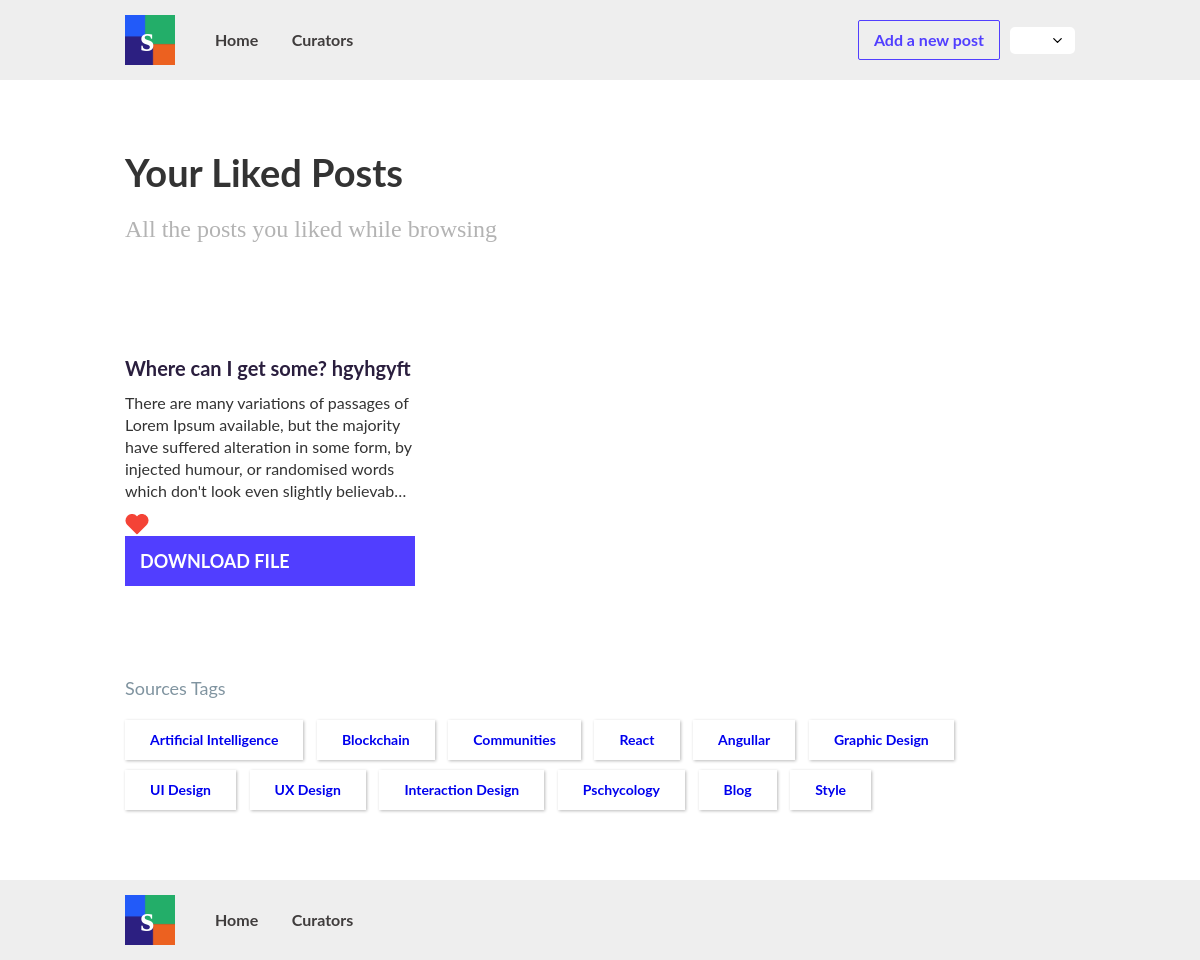
The app's page /liked-post/ (signed in) with its own data.
### skillbook_app/models.py (models this page shows, shortened)
class Post(models.Model):
    category = models.ForeignKey(PostCategory, on_delete=models.CASCADE, related_name='posts')
    title = models.CharField(max_length=100)
    content = models.TextField()
    image = models.ImageField(upload_to='post_pics')
    file = models.FileField(upload_to='post_files')
    source_link = models.URLField(max_length=200)
    date_posted = models.DateTimeField(auto_now_add=True, auto_now=False)
    author = models.ForeignKey(Profile, on_delete=models.CASCADE, related_name='posts')
    liked = models.ManyToManyField(Profile, related_name='liked_posts', blank=True)

class PostCategory(models.Model):
    name = models.CharField(max_length=100)

### users/views.py (the view)
# urls.py: path('liked-post/', ProfileWiseLikedPostView.as_view(), name='liked_post'),
class ProfileWiseLikedPostView(LoginRequiredMixin, ListView):
    model = Post
    context_object_name = 'liked_post_list'
    template_name = 'posts/liked_post.html'
    def get_context_data(self, **kwargs):
        context = super().get_context_data(**kwargs)
        context['category_list'] = PostCategory.objects.all()
        return context
    def get_queryset(self):
        queryset = self.request.user.profile.liked_posts.all()
        return queryset

### templates/posts/liked_post.html (shortened to what this page needs)
{% extends 'base.html' %}
{% block content %}
{% load static %}
{% get_media_prefix as MEDIA_URL %}
  <div class="wrap">
    <div class="div-block">
      <h1 class="title">Your Liked Posts</h1>
      <h3 class="sub-head">
          All the posts you liked while browsing
      </h3>
    </div>
    <div class="collection">
    {% if liked_post_list %}
          {% for post in liked_post_list %}
              <div class="collection-item">
                <h2 class="post_title">{{ post.title }}<br></h2>
                <p class="post_desc">
                    {{ post.content|truncatechars:200 }}
                </p>
                <a href="{% url 'posts:remove_from_like' post.pk %}">
                      <img src="{% static 'images/heart.png' %}" alt="" class="like_icon">
                </a>
                <a class="submit-button-2 w-button" href="{{ post.file.url }}">Download File</a>
              </div>
          {% endfor %}
      {% else %}
          <div class="collection-item">
            <h2 class="post_title">You have no liked post.<br></h2>
          </div>
      {% endif %}
    </div>
    {% include 'sources_tags.html' %}
  </div>
{% endblock %}

### templates/sources_tags.html
<div class="tags-row">
  <h4 class="tag-title">Sources Tags<a href="https://spreadshare.co/tag/16944"><br></a></h4>
  <div class="tags-block">
    {% for category in category_list %}
    <a href="{% url 'posts:post_category' category.pk %}" class="tag_link_block w-inline-block">
      <div class="tag_text">{{ category.name }}</div>
    </a>
    {% endfor %}
  </div>
</div>

### static/css/webflow.css (style rules this page uses)
* { -webkit-box-sizing: border-box; -moz-box-sizing: border-box; box-sizing: border-box; }
html { height: 100%; }
body { margin: 0; min-height: 100%; background-color: #fff; font-family: Arial, sans-serif; font-size: 14px; line-height: 20px; color: #333; }
img { max-width: 100%; vertical-align: middle; display: inline-block; }
.w-inline-block { max-width: 100%; display: inline-block; }
.w-button { display: inline-block; padding: 9px 15px; background-color: #3898EC; color: white; border: 0; line-height: inherit; text-decoration: none; cursor: pointer; border-radius: 0; }
h1, h2, h3, h4, h5, h6 { font-weight: bold; margin-bottom: 10px; }
h1 { font-size: 38px; line-height: 44px; margin-top: 20px; }
h2 { font-size: 32px; line-height: 36px; margin-top: 20px; }
h3 { font-size: 24px; line-height: 30px; margin-top: 20px; }
h4 { font-size: 18px; line-height: 24px; margin-top: 10px; }
p { margin-top: 0; margin-bottom: 10px; }

### static/css/skilbook.webflow.css (style rules this page uses)
.body { font-family: Lato, sans-serif; }
.wrap { max-width: 950px; margin-right: auto; margin-left: auto; }
.title { margin-top: 0px; }
.sub-head { margin-bottom: 0px; font-family: Merriweather, serif; color: #b3b3b3; font-weight: 300; }
.div-block { padding-top: 70px; padding-bottom: 70px; }
.collection { display: -webkit-box; display: -webkit-flex; display: -ms-flexbox; display: flex; margin-right: -10px; margin-left: -10px; -webkit-flex-wrap: wrap; -ms-flex-wrap: wrap; flex-wrap: wrap; }
.collection-item { width: 32%; padding-right: 10px; padding-bottom: 30px; padding-left: 10px; }
.post_title { color: #2a1e3e; font-size: 20px; line-height: 28px; }
.post_desc { font-size: 16px; line-height: 22px; }
.tags-row { margin-top: 60px; margin-bottom: 60px; }
.tag-title { margin-top: 0px; margin-bottom: 20px; color: #8094a0; font-weight: 400; }
.tag_link_block { margin-right: 10px; margin-bottom: 10px; padding: 10px 25px; box-shadow: 1px 1px 3px 0 rgba(0, 0, 0, 0.27); font-weight: 700; text-decoration: none; }
.submit-button-2 { display: block; width: 100%; padding-top: 15px; padding-bottom: 15px; background-color: #513eff; font-size: 18px; font-weight: 700; text-transform: uppercase; }

### records on screen
Post: title "Where can I get some? hgyhgyft", content "There are many variations of passages of Lorem Ipsum available, but the majority have suffered alteration in some form, by injected humour, or randomised words which don't look even slightly believab…"
PostCategory: name "Artificial Intelligence"
PostCategory: name "Blockchain"
PostCategory: name "Communities"
PostCategory: name "React"
PostCategory: name "Angullar"
PostCategory: name "Graphic Design"
PostCategory: name "UI Design"
PostCategory: name "UX Design"
PostCategory: name "Interaction Design"
PostCategory: name "Pschycology"
PostCategory: name "Blog"
PostCategory: name "Style"
